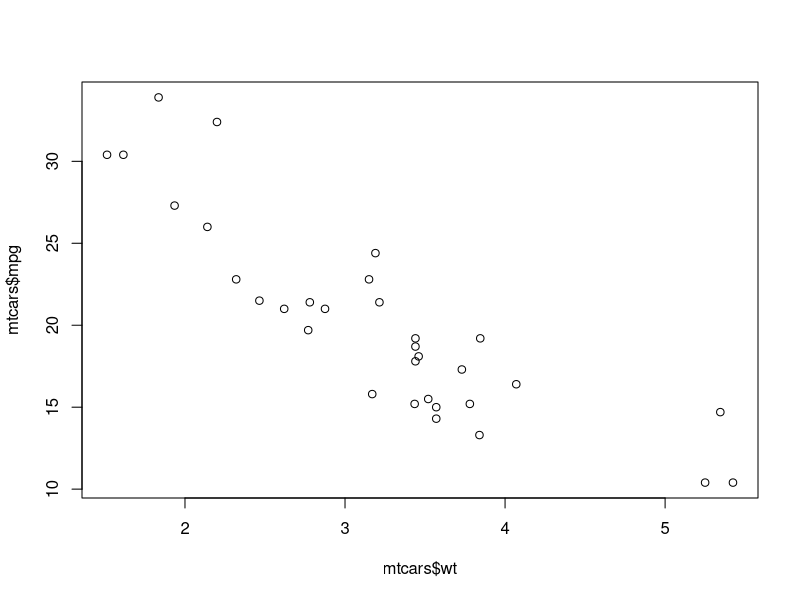
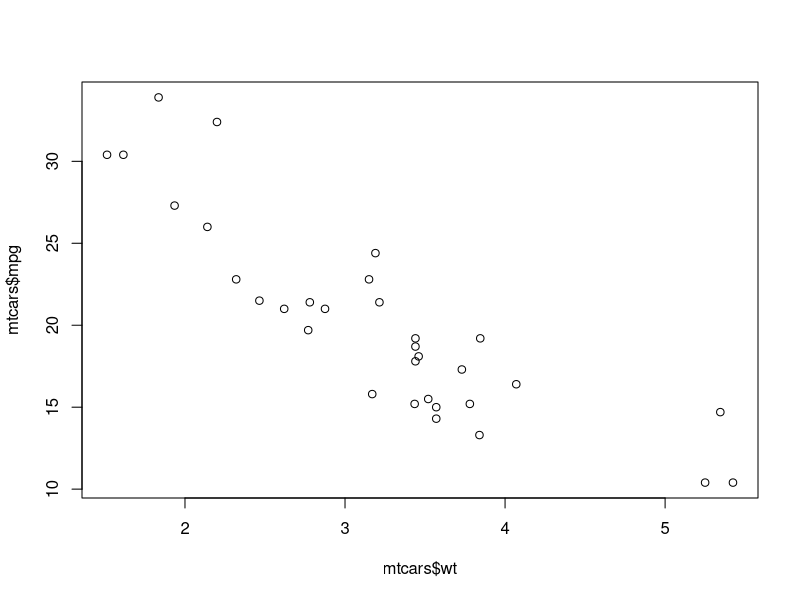

R code for these plots, in order:
## ----setup, include=FALSE, results='hide', message = FALSE, warning = FALSE, cache=FALSE----
options(
  width = 70,
  digits = 2)


## -------------------------------------------------------------------
mtcars


## -------------------------------------------------------------------
mtcars$wt
mtcars$mpg


## ----instaR-first-plot, fig.width=6, fig.height=3, out.width='1\\linewidth', fig.pos="!ht", fig.cap = "Plot of mtcars weight and miles per gallon."----
plot(x = mtcars$wt, y = mtcars$mpg)


## ----instaR-first-plotb, fig.width=5, fig.height=5, out.width='.6\\linewidth', fig.pos="!ht", fig.cap = "Plot of mtcars weight and miles per gallon with a different aspect ratio that is roughly equal height and width rather than much wider than tall."----
plot(x = mtcars$wt, y = mtcars$mpg)

